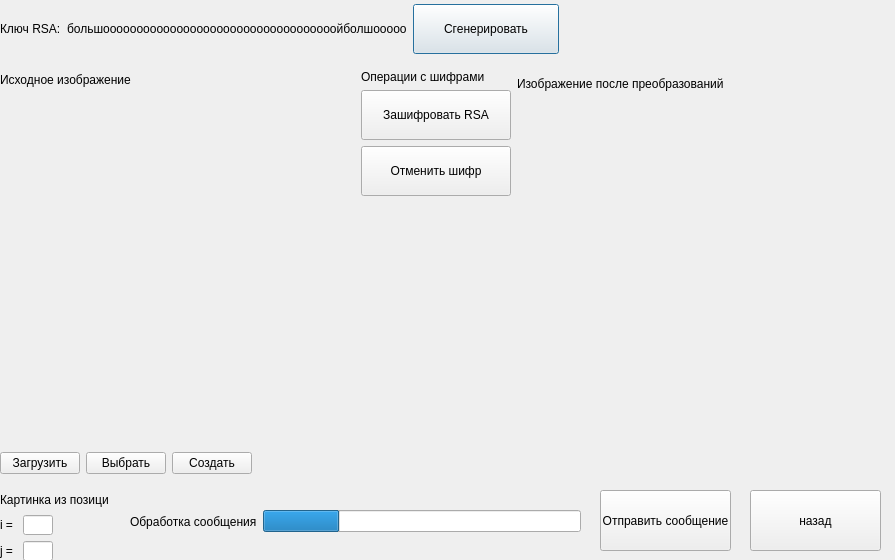
<?xml version="1.0" encoding="UTF-8"?>
<ui version="4.0">
 <class>rsa</class>
 <widget class="QDialog" name="rsa">
  <property name="geometry">
   <rect>
    <x>0</x>
    <y>0</y>
    <width>895</width>
    <height>560</height>
   </rect>
  </property>
  <property name="windowTitle">
   <string>Dialog</string>
  </property>
  <widget class="QWidget" name="layoutWidget_3">
   <property name="geometry">
    <rect>
     <x>130</x>
     <y>510</y>
     <width>451</width>
     <height>23</height>
    </rect>
   </property>
   <layout class="QHBoxLayout" name="componate_progress_2">
    <item>
     <widget class="QLabel" name="lbl_progress_2">
      <property name="text">
       <string>Обработка сообщения</string>
      </property>
     </widget>
    </item>
    <item>
     <widget class="QProgressBar" name="progress_send_2">
      <property name="value">
       <number>24</number>
      </property>
      <property name="textVisible">
       <bool>false</bool>
      </property>
     </widget>
    </item>
   </layout>
  </widget>
  <widget class="QWidget" name="layoutWidget_4">
   <property name="geometry">
    <rect>
     <x>0</x>
     <y>0</y>
     <width>559</width>
     <height>58</height>
    </rect>
   </property>
   <layout class="QHBoxLayout" name="componate_p_key_all_2">
    <item>
     <layout class="QHBoxLayout" name="componate_p_key_2">
      <item>
       <layout class="QVBoxLayout" name="componate_p_key_show_2">
        <item>
         <layout class="QHBoxLayout" name="componate_p_key_show_value_2">
          <item>
           <widget class="QLabel" name="p_key_show_value_2">
            <property name="text">
             <string>Ключ RSA:</string>
            </property>
           </widget>
          </item>
         </layout>
        </item>
       </layout>
      </item>
      <item>
       <layout class="QVBoxLayout" name="componate_p_key_edit_3">
        <item>
         <layout class="QHBoxLayout" name="componate_p_key_edit_value_2">
          <item>
           <widget class="QLabel" name="rsa_key_2">
            <property name="text">
             <string>большооооооооооооооооооооооооооооооооооойболшооооо</string>
            </property>
           </widget>
          </item>
         </layout>
        </item>
       </layout>
      </item>
     </layout>
    </item>
    <item>
     <widget class="QPushButton" name="button_rsa_key_generate_2">
      <property name="minimumSize">
       <size>
        <width>50</width>
        <height>50</height>
       </size>
      </property>
      <property name="text">
       <string>Сгенерировать</string>
      </property>
     </widget>
    </item>
   </layout>
  </widget>
  <widget class="QPushButton" name="button_back">
   <property name="geometry">
    <rect>
     <x>750</x>
     <y>490</y>
     <width>131</width>
     <height>61</height>
    </rect>
   </property>
   <property name="text">
    <string>назад</string>
   </property>
  </widget>
  <widget class="QPushButton" name="button_send_messege">
   <property name="geometry">
    <rect>
     <x>600</x>
     <y>490</y>
     <width>131</width>
     <height>61</height>
    </rect>
   </property>
   <property name="text">
    <string>Отправить сообщение</string>
   </property>
  </widget>
  <widget class="QWidget" name="layoutWidget">
   <property name="geometry">
    <rect>
     <x>0</x>
     <y>70</y>
     <width>872</width>
     <height>404</height>
    </rect>
   </property>
   <layout class="QHBoxLayout" name="componate_img_center_2">
    <item>
     <layout class="QVBoxLayout" name="componate_img_original_with_all_2">
      <item>
       <widget class="QLabel" name="lbl_img_original_2">
        <property name="text">
         <string>Исходное изображение</string>
        </property>
       </widget>
      </item>
      <item>
       <widget class="QLabel" name="img_original_2">
        <property name="minimumSize">
         <size>
          <width>350</width>
          <height>350</height>
         </size>
        </property>
        <property name="text">
         <string/>
        </property>
       </widget>
      </item>
      <item>
       <layout class="QHBoxLayout" name="componate_button_load_2">
        <item>
         <widget class="QPushButton" name="button_load_img_2">
          <property name="text">
           <string>Загрузить</string>
          </property>
         </widget>
        </item>
        <item>
         <widget class="QPushButton" name="button_choose_img_2">
          <property name="text">
           <string>Выбрать</string>
          </property>
         </widget>
        </item>
        <item>
         <widget class="QPushButton" name="button_make_img_2">
          <property name="text">
           <string>Создать</string>
          </property>
         </widget>
        </item>
        <item>
         <spacer name="horizontalSpacer_3">
          <property name="orientation">
           <enum>Qt::Horizontal</enum>
          </property>
          <property name="sizeHint" stdset="0">
           <size>
            <width>40</width>
            <height>20</height>
           </size>
          </property>
         </spacer>
        </item>
       </layout>
      </item>
     </layout>
    </item>
    <item>
     <layout class="QVBoxLayout" name="componate_buttons_crypto_3">
      <item>
       <widget class="QLabel" name="label_2">
        <property name="text">
         <string>Операции с шифрами</string>
        </property>
       </widget>
      </item>
      <item>
       <layout class="QVBoxLayout" name="componate_buttons_crypto_4">
        <item>
         <widget class="QPushButton" name="button_crypto_rsa_2">
          <property name="minimumSize">
           <size>
            <width>100</width>
            <height>50</height>
           </size>
          </property>
          <property name="text">
           <string>Зашифровать RSA</string>
          </property>
         </widget>
        </item>
        <item>
         <widget class="QPushButton" name="button_crypto_cansel_2">
          <property name="minimumSize">
           <size>
            <width>150</width>
            <height>50</height>
           </size>
          </property>
          <property name="text">
           <string>Отменить шифр</string>
          </property>
         </widget>
        </item>
       </layout>
      </item>
      <item>
       <spacer name="verticalSpacer_2">
        <property name="orientation">
         <enum>Qt::Vertical</enum>
        </property>
        <property name="sizeHint" stdset="0">
         <size>
          <width>20</width>
          <height>40</height>
         </size>
        </property>
       </spacer>
      </item>
     </layout>
    </item>
    <item>
     <layout class="QVBoxLayout" name="componate_img_changed_2">
      <item>
       <widget class="QLabel" name="lbl_img_changed_2">
        <property name="text">
         <string>Изображение после преобразований</string>
        </property>
       </widget>
      </item>
      <item>
       <widget class="QLabel" name="img_changed_2">
        <property name="minimumSize">
         <size>
          <width>350</width>
          <height>350</height>
         </size>
        </property>
        <property name="text">
         <string/>
        </property>
       </widget>
      </item>
      <item>
       <spacer name="horizontalSpacer_4">
        <property name="orientation">
         <enum>Qt::Horizontal</enum>
        </property>
        <property name="sizeHint" stdset="0">
         <size>
          <width>40</width>
          <height>20</height>
         </size>
        </property>
       </spacer>
      </item>
     </layout>
    </item>
   </layout>
  </widget>
  <widget class="QWidget" name="layoutWidget_2">
   <property name="geometry">
    <rect>
     <x>0</x>
     <y>490</y>
     <width>109</width>
     <height>71</height>
    </rect>
   </property>
   <layout class="QVBoxLayout" name="componate_coordinate_2">
    <item>
     <widget class="QLabel" name="label_5">
      <property name="text">
       <string>Картинка из позиции</string>
      </property>
     </widget>
    </item>
    <item>
     <layout class="QHBoxLayout" name="componate_coordinat_i_2">
      <item>
       <widget class="QLabel" name="kbk_show_coordinate_i_2">
        <property name="text">
         <string>i = </string>
        </property>
       </widget>
      </item>
      <item>
       <widget class="QLineEdit" name="edit_coordinate_i_2">
        <property name="minimumSize">
         <size>
          <width>30</width>
          <height>20</height>
         </size>
        </property>
        <property name="maximumSize">
         <size>
          <width>30</width>
          <height>20</height>
         </size>
        </property>
       </widget>
      </item>
      <item>
       <spacer name="horizontalSpacer_8">
        <property name="orientation">
         <enum>Qt::Horizontal</enum>
        </property>
        <property name="sizeHint" stdset="0">
         <size>
          <width>40</width>
          <height>20</height>
         </size>
        </property>
       </spacer>
      </item>
     </layout>
    </item>
    <item>
     <layout class="QHBoxLayout" name="componate_coordinate_j_2">
      <item>
       <widget class="QLabel" name="lbl_show_coordinate_j_2">
        <property name="text">
         <string>j = </string>
        </property>
       </widget>
      </item>
      <item>
       <widget class="QLineEdit" name="edit_coordinate_j_2">
        <property name="minimumSize">
         <size>
          <width>30</width>
          <height>20</height>
         </size>
        </property>
        <property name="maximumSize">
         <size>
          <width>30</width>
          <height>20</height>
         </size>
        </property>
       </widget>
      </item>
      <item>
       <spacer name="horizontalSpacer_9">
        <property name="orientation">
         <enum>Qt::Horizontal</enum>
        </property>
        <property name="sizeHint" stdset="0">
         <size>
          <width>40</width>
          <height>20</height>
         </size>
        </property>
       </spacer>
      </item>
     </layout>
    </item>
   </layout>
  </widget>
 </widget>
 <resources/>
 <connections/>
</ui>
